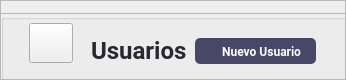
                      <widget class="QFrame" name="top_frame_stock_2">
                       <property name="minimumSize">
                        <size>
                         <width>0</width>
                         <height>80</height>
                        </size>
                       </property>
                       <property name="maximumSize">
                        <size>
                         <width>346</width>
                         <height>70</height>
                        </size>
                       </property>
                       <property name="frameShape">
                        <enum>QFrame::StyledPanel</enum>
                       </property>
                       <property name="frameShadow">
                        <enum>QFrame::Raised</enum>
                       </property>
                       <widget class="QFrame" name="frame_15">
                        <property name="geometry">
                         <rect>
                          <x>0</x>
                          <y>13</y>
                          <width>391</width>
                          <height>70</height>
                         </rect>
                        </property>
                        <property name="minimumSize">
                         <size>
                          <width>354</width>
                          <height>70</height>
                         </size>
                        </property>
                        <property name="maximumSize">
                         <size>
                          <width>16777215</width>
                          <height>50</height>
                         </size>
                        </property>
                        <property name="frameShape">
                         <enum>QFrame::StyledPanel</enum>
                        </property>
                        <property name="frameShadow">
                         <enum>QFrame::Raised</enum>
                        </property>
                        <layout class="QVBoxLayout" name="verticalLayout_18">
                         <property name="spacing">
                          <number>0</number>
                         </property>
                         <property name="leftMargin">
                          <number>0</number>
                         </property>
                         <property name="topMargin">
                          <number>0</number>
                         </property>
                         <property name="rightMargin">
                          <number>0</number>
                         </property>
                         <property name="bottomMargin">
                          <number>0</number>
                         </property>
                         <item>
                          <widget class="QGroupBox" name="groupBox_3">
                           <property name="title">
                            <string/>
                           </property>
                           <widget class="QLabel" name="label_17">
                            <property name="geometry">
                             <rect>
                              <x>90</x>
                              <y>10</y>
                              <width>120</width>
                              <height>52</height>
                             </rect>
                            </property>
                            <property name="minimumSize">
                             <size>
                              <width>66</width>
                              <height>0</height>
                             </size>
                            </property>
                            <property name="maximumSize">
                             <size>
                              <width>120</width>
                              <height>16777215</height>
                             </size>
                            </property>
                            <property name="font">
                             <font>
                              <family>Roboto</family>
                              <pointsize>18</pointsize>
                              <weight>75</weight>
                              <bold>true</bold>
                             </font>
                            </property>
                            <property name="styleSheet">
                             <string notr="true">color: #282830 ;
</string>
                            </property>
                            <property name="text">
                             <string>Usuarios</string>
                            </property>
                            <property name="alignment">
                             <set>Qt::AlignLeading|Qt::AlignLeft|Qt::AlignVCenter</set>
                            </property>
                           </widget>
                           <widget class="QPushButton" name="pushButton_10">
                            <property name="geometry">
                             <rect>
                              <x>23</x>
                              <y>9</y>
                              <width>49</width>
                              <height>40</height>
                             </rect>
                            </property>
                            <property name="maximumSize">
                             <size>
                              <width>60</width>
                              <height>60</height>
                             </size>
                            </property>
                            <property name="styleSheet">
                             <string notr="true">margin-left:5px</string>
                            </property>
                            <property name="text">
                             <string/>
                            </property>
                            <property name="icon">
                             <iconset resource="img/img_oficiales.qrc">
                              <normaloff>:/img/user.png</normaloff>:/img/user.png</iconset>
                            </property>
                            <property name="iconSize">
                             <size>
                              <width>40</width>
                              <height>40</height>
                             </size>
                            </property>
                           </widget>
                           <widget class="QPushButton" name="user_new_btn">
                            <property name="geometry">
                             <rect>
                              <x>194</x>
                              <y>24</y>
                              <width>121</width>
                              <height>26</height>
                             </rect>
                            </property>
                            <property name="minimumSize">
                             <size>
                              <width>0</width>
                              <height>26</height>
                             </size>
                            </property>
                            <property name="font">
                             <font>
                              <family>Roboto</family>
                              <pointsize>9</pointsize>
                              <weight>75</weight>
                              <bold>true</bold>
                             </font>
                            </property>
                            <property name="cursor">
                             <cursorShape>PointingHandCursor</cursorShape>
                            </property>
                            <property name="styleSheet">
                             <string notr="true">QPushButton{
background-color: rgb(71, 71, 103);
color:#fff;
padding-right:15px;
border-radius: 5px;
text-align:right;
}

QPushButton:hover{
background-color: rgba(71, 71, 103,180);

}</string>
                            </property>
                            <property name="text">
                             <string>Nuevo Usuario</string>
                            </property>
                            <property name="icon">
                             <iconset resource="img/img_oficiales.qrc">
                              <normaloff>:/img/plus.png</normaloff>:/img/plus.png</iconset>
                            </property>
                            <property name="iconSize">
                             <size>
                              <width>13</width>
                              <height>13</height>
                             </size>
                            </property>
                           </widget>
                          </widget>
                         </item>
                        </layout>
                       </widget>
                      </widget>
